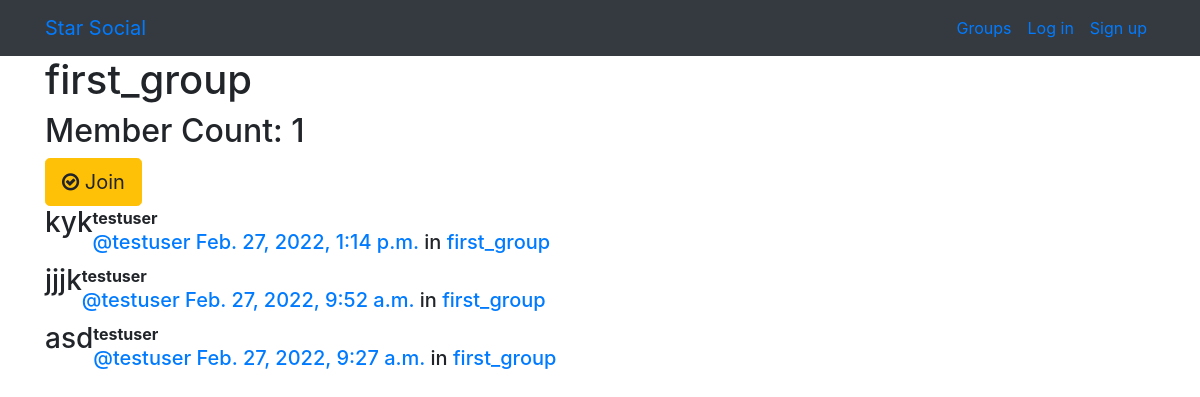
The app's page /groups/posts/in/first_group/ with its own data.
### groups/models.py (models this page shows, shortened)
class Group(models.Model):
    name = models.CharField(max_length=255, unique=True)
    slug = models.SlugField(allow_unicode=True, unique=True) #allow_unicode means that SlugField, now accepts unicode characters instead of just ASCII characters.
    description = models.TextField(blank=True, default='')
    description_html = models.TextField(editable=False, default='', blank=True)
    members = models.ManyToManyField(User, through='GroupMember')
    class Meta:
        ordering = ['name']     #When the objects of this model are retrieved, they will be present in this ordering.

### posts/models.py (models this page shows, shortened)
class Post(models.Model):
    user = models.ForeignKey(User, related_name='posts', on_delete=models.CASCADE)
    created_at = models.DateTimeField(auto_now=True)
    message = models.TextField()
    message_html = models.TextField(editable=False)
    group = models.ForeignKey(Group, related_name='posts', null=True, blank=True, on_delete=models.CASCADE)
    class Meta:
        ordering = ['-created_at']  #önüne "-" koyduk, böylece azalan sırada sıralıyoruz.
        unique_together = ['user', 'message']  #it can be also a tuple

### groups/views.py (the view)
# urls.py: path('posts/in/<slug>/', views.SingleGroup.as_view(), name='single'),
class SingleGroup(generic.DetailView): #DetailView yerine ListView yazdıgım için ayrıntılarını göremiyordum
    model = Group

### groups/templates/groups/group_detail.html
{% extends "groups/group_base.html" %}
{% block pregroup %}
<div class="container">
  <h1>{{group.name}}</h1>
  <h2> Member Count: {{group.members.count}}</h2>
  <div class="content">
  	{% if user in group.members.all %}
  		<a href="{% url 'groups:leave' slug=group.slug %}" class="btn btn-lg btn-warning"><span class="fa fa-times-circle-o"></span> Leave</a>
  	{% else %}
  		<a href="{% url 'groups:join' slug=group.slug %}" class="btn btn-lg btn-warning"><span class="fa fa-check-circle-o"></span> Join</a>
  	{% endif %}
  </div>
</div>
{% endblock %}
{% block group_content %}
<div class="col-md-8">
	{% if group.posts.count == 0 %}
	<h2>No posts in this group yet!</h2>
	{% else %}
		{% for post in group.posts.all %}
			{% include "posts/_post.html" %}
		{% endfor %}
	{% endif %}
</div>
{% endblock %}

### groups/templates/groups/group_base.html (shortened to what this page needs)
{% extends "base.html" %}
{% block content %}
<div class="container">
  <div class="row">
    {% block pregroup %}{% endblock %}
    {% block group_content %}{% endblock %}
  </div>
</div>
{% endblock %}

### templates/base.html (shortened to what this page needs)
<!doctype html>
{% load static %}
<html lang="en">
<head>
    <link rel="stylesheet" href="https://stackpath.bootstrapcdn.com/bootstrap/4.1.3/css/bootstrap.min.css"
>
    <link rel="stylesheet" href="https://stackpath.bootstrapcdn.com/bootstrap/4.1.3/css/bootstrap.min.css"
>
    <link href="https://maxcdn.bootstrapcdn.com/font-awesome/4.7.0/css/font-awesome.min.css" rel="stylesheet">
</head>
<body>
    <nav class="navbar navbar-expand-lg bg-dark mynav" role="navigation" id="navbar">
      <div class="container">
        <div class="navbar-nav align-items-center">
          <a class="navbar-brand mynav" href="{% url 'home' %}">Star Social</a>
        </div>
        <div class="navbar-nav ml-auto">
          {% if user.is_authenticated %}
            <a class="nav-item nav-link" href="{% url 'posts:create' %}" class="btn btn-simple">Post</a>
            <a class="nav-item nav-link" href="{% url 'groups:all' %}" class="btn btn-simple">Groups</a>
            <a class="nav-item nav-link" href="{% url 'groups:create' %}" class="btn btn-simple">Create Group</a>
            <a class="nav-item nav-link" href="{% url 'accounts:logout' %}" class="btn btn-simple">Log out</a>
          {% else %}
            <a class="nav-item nav-link" href="{% url 'groups:all' %}"class="btn btn-simple">Groups</a>
            <a class="nav-item nav-link" href="{% url 'accounts:login' %}" class="btn btn-simple">Log in</a>
            <a class="nav-item nav-link" href="{% url 'accounts:signup' %}" class="btn btn-simple">Sign up</a>
          {% endif %}
        </div>
      </div>
    </nav>
{% block content %}
{% endblock %}
</body>
</html>

### posts/templates/posts/_post.html (shortened to what this page needs)
<div class="post media">
	<h3>{{ post.message_html|safe }}</h3>
	<div class="media-body">
		<strong>{{ post.user.username }}</strong>
		<h5 class="media-heading">
			<span class="username"><a href="{% url 'posts:for_user' username=post.user.username %}">@{{ post.user.username }}</a></span>
			<time class="time"><a href="{% url 'posts:single' username=post.user.username pk=post.pk %}">{{ post.created_at }}</a></time>
			{% if post.group %}
			<span class="group-name">in <a href="#">{{ post.group.name }}</a></span>
			{% endif %}
		</h5>
	</div>
</div>

### records on screen
Group: name "first_group", members.count "1"
Post: message_html "kyk", user.username "testuser", created_at "Feb. 27, 2022, 1:14 p.m.", group.name "first_group"
Post: message_html "jjjk", user.username "testuser", created_at "Feb. 27, 2022, 9:52 a.m.", group.name "first_group"
Post: message_html "asd", user.username "testuser", created_at "Feb. 27, 2022, 9:27 a.m.", group.name "first_group"
